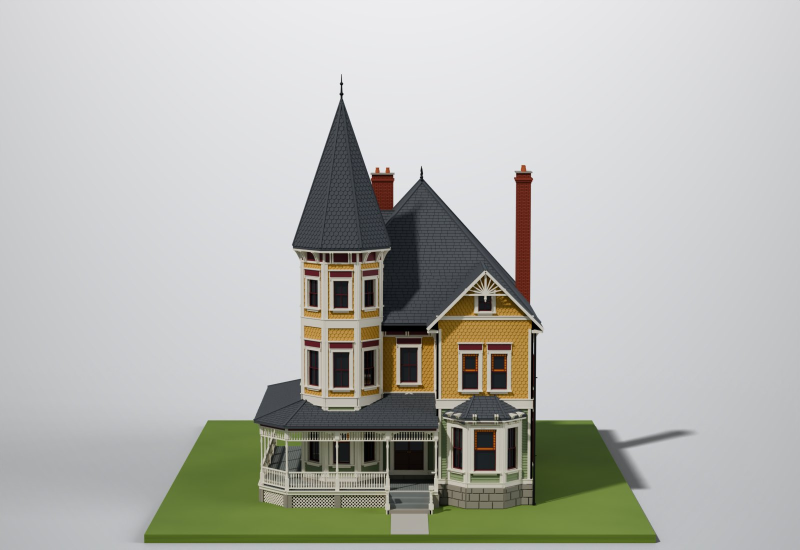
#> input picture ho-queen-anne/review/img/front.jpg, 1600 x 1100 px, given in place of hero.png, which was not available (shown at 1/2 size); the run also reads 1 picture not shown here
$ python sheet.py ../../ho-queen-anne/review/img/front.jpg ../../ho-queen-anne/review/img/front_t.jpg ../../ho-queen-anne/review/img/front_t.jpg ../../ho-queen-anne/review/img/front_t.jpg
#> lines starting #> are read from the running program, lines starting #| are printed output that depends on the picture; pictures that were not available may be replaced by others from this repository, and a replacement may not be noted
"""Contact sheet: four massing views with a title and notes."""
import sys, os
from PIL import Image, ImageDraw, ImageFont
d, out, title, notes = sys.argv[1], sys.argv[2], sys.argv[3], sys.argv[4].split("|")
views = [("hero", "Front three-quarter"), ("front", "Front"), ("rear", "Rear three-quarter"), ("aerial", "Aerial")]
ims = [Image.open(os.path.join(d, v + ".png")).convert("RGB") for v, _ in views]
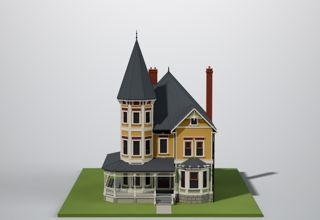
#> input picture ho-queen-anne/review/img/front_t.jpg, 320 x 220 px, given in place of rear.png, which was not available
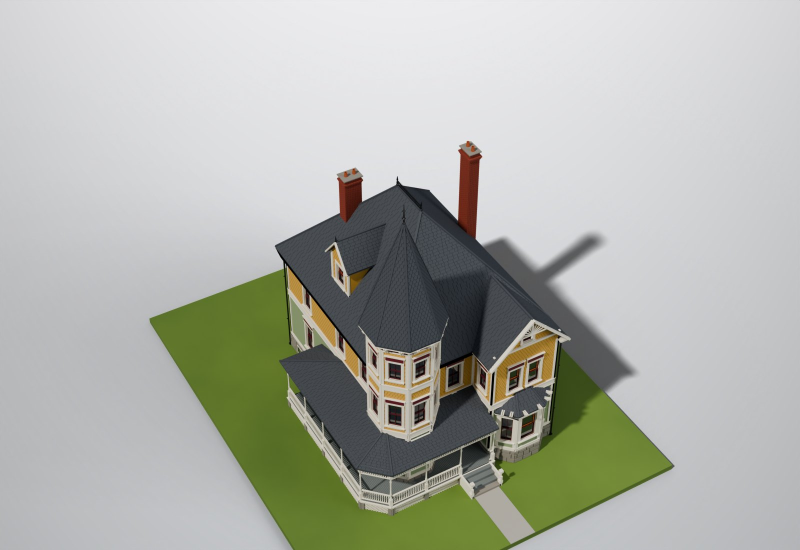
#> input picture ho-queen-anne/review/img/aerial.jpg, 1600 x 1100 px, given in place of aerial.png, which was not available (shown at 1/2 size)
W, H = 1000, int(ims[0].height * 1000 / ims[0].width)
#> W = 1000; H = 687
F = "/usr/share/fonts/truetype/dejavu/"
ft = ImageFont.truetype(F + "DejaVuSans-Bold.ttf", 40)
fs = ImageFont.truetype(F + "DejaVuSans.ttf", 24)
fl = ImageFont.truetype(F + "DejaVuSans-Bold.ttf", 22)
head = 80 + 34 * len(notes) + 20
sheet = Image.new("RGB", (2 * W + 30, head + 2 * H + 20), "white")
#> sheet: PIL image 2030x1528 RGB; every value is 255
dr = ImageDraw.Draw(sheet)
dr.text((20, 18), title, font=ft, fill="#222")
for i, n in enumerate(notes):
    dr.text((24, 80 + 34 * i), "• " + n, font=fs, fill="#333")
for i, (im, (v, lab)) in enumerate(zip(ims, views)):
    x, y = 10 + (i % 2) * (W + 10), head + (i // 2) * (H + 0)
    sheet.paste(im.resize((W, H)), (x, y))
    dr.text((x + 14, y + 10), lab, font=fl, fill="#222")
#> this loop made 4 passes
#> (v, lab, x, y) on passes 1 to 4: ('hero', 'Front three-quarter', 10, 134), ('front', 'Front', 1020, 134), ('rear', 'Rear three-quarter', 10, 821), ('aerial', 'Aerial', 1020, 821)
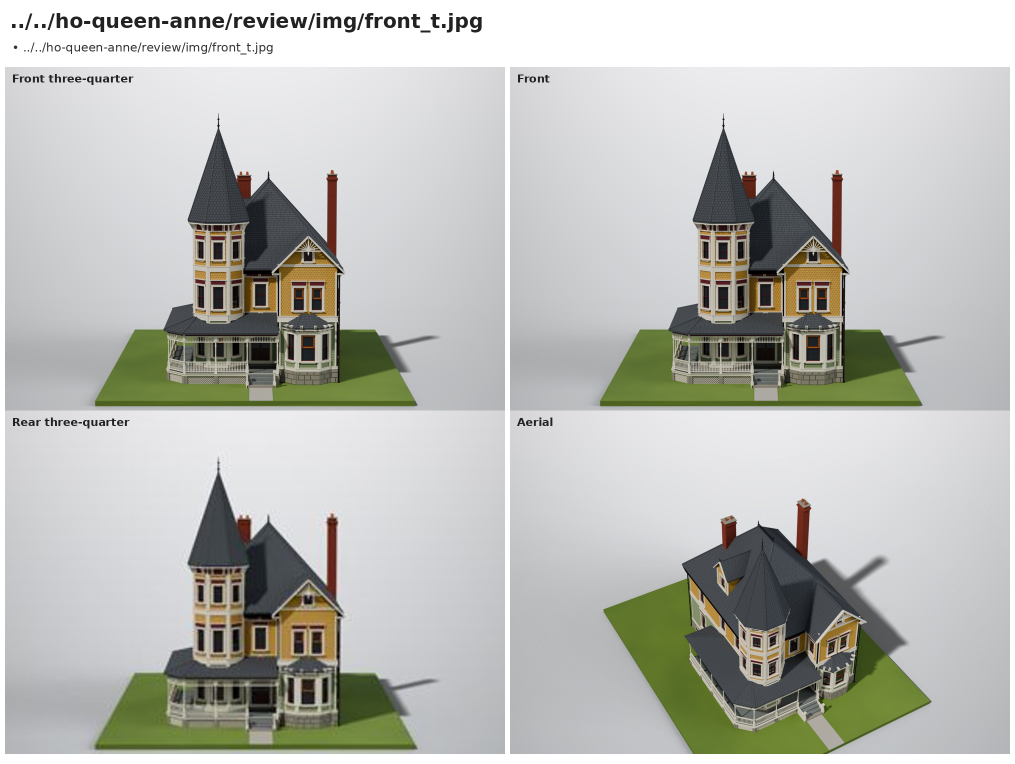
#> sheet: PIL image 2030x1528 RGB (shown at 1/2 size); mean R, G, B 187.7, 188.8, 183.9
sheet.save(out)
print(out, sheet.size)
#| ../../ho-queen-anne/review/img/front_t.jpg (2030, 1528)
